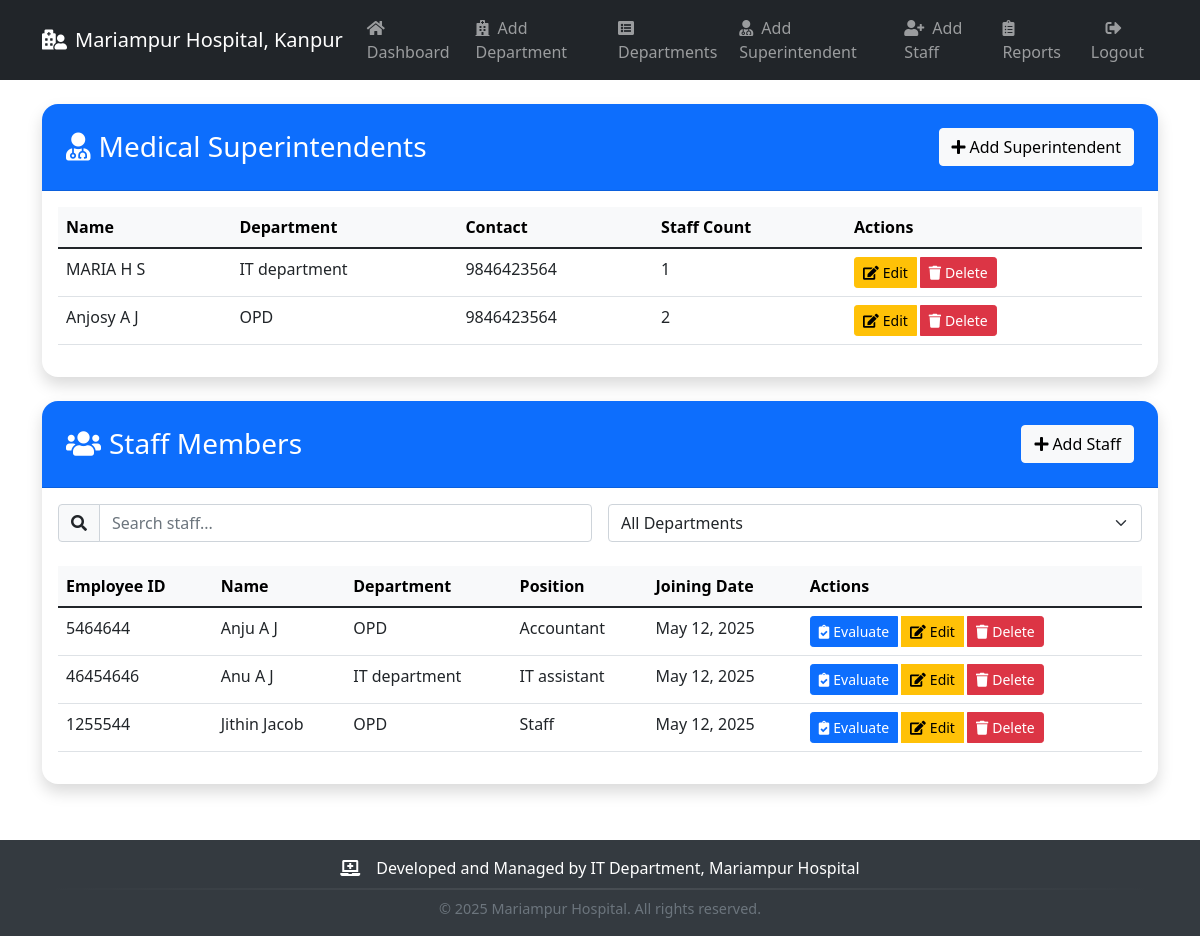
Before: / (signed in) with the older database file.
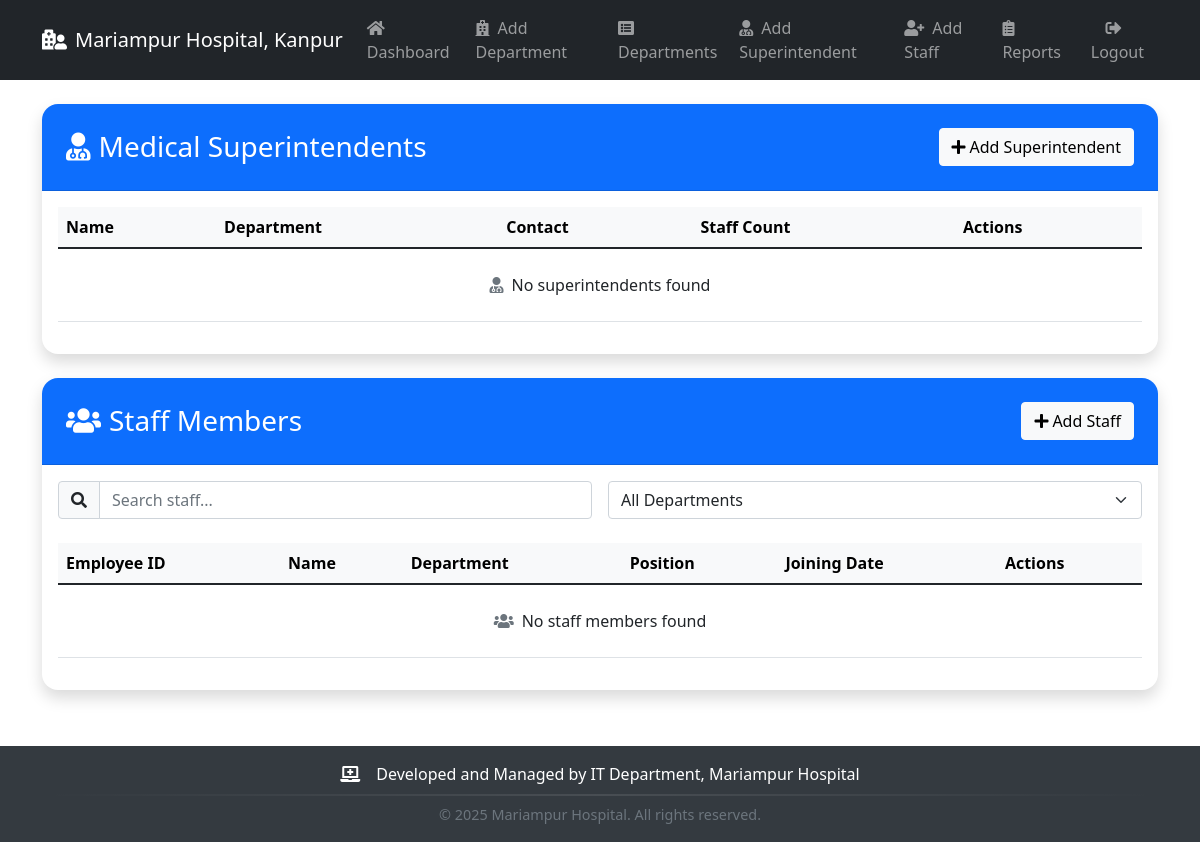
After: the same page with the newer database file.
### staff_monitor/models.py (models this page shows, shortened)
class MedicalSuperintendent(models.Model):
    user = models.OneToOneField(User, on_delete=models.CASCADE)
    department = models.ForeignKey(Department, on_delete=models.PROTECT)
    contact_number = models.CharField(max_length=15)
    managed_staff = models.ManyToManyField('Staff', related_name='supervisors', blank=True)

class Department(models.Model):
    name = models.CharField(max_length=100, unique=True)
    created_at = models.DateTimeField(auto_now_add=True)
    class Meta:
        ordering = ['name']

class Staff(models.Model):
    user = models.OneToOneField(User, on_delete=models.CASCADE)
    employee_id = models.CharField(max_length=20, unique=True)
    department = models.ForeignKey(Department, on_delete=models.PROTECT)
    position = models.CharField(max_length=100)
    joining_date = models.DateField()

### staff_monitor/views.py (the view, shortened to what this page needs)
# urls.py: path('', views.dashboard, name='dashboard'),
@login_required
def dashboard(request):
    if request.user.is_staff:
        staff_list = Staff.objects.all()
        superintendents = MedicalSuperintendent.objects.all()
        departments = Department.objects.all()
        for superintendent in superintendents:
            superintendent.staff_count = Staff.objects.filter(department=superintendent.department).count()
    return render(request, 'staff_monitor/dashboard.html', {
        'staff_list': staff_list,
        'superintendents': superintendents,
        'departments': departments
    })

### staff_monitor/templates/staff_monitor/dashboard.html (shortened to what this page needs)
{% extends 'staff_monitor/base.html' %}
{% block content %}
<div class="row mb-4">
    {% if user.is_staff %}
    <div class="col-12 mb-4">
        <div class="card">
            <div class="card-header bg-primary text-white d-flex justify-content-between align-items-center">
                <h3 class="mb-0">
                    <i class="fas fa-user-md me-2"></i>Medical Superintendents
                </h3>
                <a href="{% url 'add_superintendent' %}" class="btn btn-light">
                    <i class="fas fa-plus me-1"></i>Add Superintendent
                </a>
            </div>
            <div class="card-body">
                <div class="table-responsive">
                    <table class="table table-hover">
                        <thead class="table-light">
                            <tr>
                                <th>Name</th>
                                <th>Department</th>
                                <th>Contact</th>
                                <th>Staff Count</th>
                                <th>Actions</th>
                            </tr>
                        </thead>
                        <tbody>
                            {% for superintendent in superintendents %}
                            <tr>
                                <td>{{ superintendent.user.get_full_name }}</td>
                                <td>{{ superintendent.department.name }}</td>
                                <td>{{ superintendent.contact_number }}</td>
                                <td>{{ superintendent.staff_count }}</td>
                                <td>
                                    <div class="btn-group">
                                        <a href="{% url 'edit_superintendent' superintendent.id %}" class="btn btn-warning btn-sm">
                                            <i class="fas fa-edit me-1"></i>Edit
                                        </a>
                                        <button class="btn btn-danger btn-sm" data-bs-toggle="modal" data-bs-target="#deleteSuperintendentModal{{ superintendent.id }}">
                                            <i class="fas fa-trash me-1"></i>Delete
                                        </button>
                                    </div>
                                </td>
                            </tr>
                            {% empty %}
                            <tr>
                                <td colspan="5" class="text-center py-4">
                                    <i class="fas fa-user-md text-muted me-2"></i>No superintendents found
                                </td>
                            </tr>
                            {% endfor %}
                        </tbody>
                    </table>
                </div>
            </div>
        </div>
    </div>
    {% endif %}
    <div class="col-12">
        <div class="card">
            <div class="card-header bg-primary text-white d-flex justify-content-between align-items-center">
                <h3 class="mb-0">
                    <i class="fas fa-users me-2"></i>Staff Members
                </h3>
                {% if user.is_staff %}
                <a href="{% url 'add_staff' %}" class="btn btn-light">
                    <i class="fas fa-plus me-1"></i>Add Staff
                </a>
                {% endif %}
            </div>
            <div class="card-body">
                <div class="row g-3 mb-4">
                    <div class="col-md-6">
                        <div class="input-group">
                            <span class="input-group-text bg-light">
                                <i class="fas fa-search"></i>
                            </span>
                            <input type="text" id="staffSearch" class="form-control" placeholder="Search staff...">
                        </div>
                    </div>
                    <div class="col-md-6">
                        <select id="departmentFilter" class="form-select">
                            <option value="">All Departments</option>
                        </select>
                    </div>
                </div>
                <div class="table-responsive">
                    <table class="table table-hover">
                        <thead class="table-light">
                            <tr>
                                <th>Employee ID</th>
                                <th>Name</th>
                                <th>Department</th>
                                <th>Position</th>
                                <th>Joining Date</th>
                                <th>Actions</th>
                            </tr>
                        </thead>
                        <tbody>
                            {% for staff in staff_list %}
                            <tr>
                                <td>{{ staff.employee_id }}</td>
                                <td>{{ staff.user.get_full_name }}</td>
                                <td>{{ staff.department.name }}</td>
                                <td>{{ staff.position }}</td>
                                <td>{{ staff.joining_date|date:"M d, Y" }}</td>
                                <td>
                                    <div class="btn-group">
                                        <a href="{% url 'performance_form' staff.id %}" class="btn btn-primary btn-sm">
                                            <i class="fas fa-clipboard-check me-1"></i>Evaluate
                                        </a>
                                        <a href="{% url 'edit_staff' staff.id %}" class="btn btn-warning btn-sm">
                                            <i class="fas fa-edit me-1"></i>Edit
                                        </a>
                                        <button class="btn btn-danger btn-sm" data-bs-toggle="modal" data-bs-target="#deleteStaffModal{{ staff.id }}">
                                            <i class="fas fa-trash me-1"></i>Delete
                                        </button>
                                    </div>
                                </td>
                            </tr>
                            {% empty %}
                            <tr>
                                <td colspan="6" class="text-center py-4">
                                    <i class="fas fa-users text-muted me-2"></i>No staff members found
                                </td>
                            </tr>
                            {% endfor %}
                        </tbody>
                    </table>
                </div>
            </div>
        </div>
    </div>
</div>
{% endblock %}

### staff_monitor/templates/staff_monitor/base.html (shortened to what this page needs)
<!DOCTYPE html>
<html lang="en">
<head>
    <link href="https://cdn.jsdelivr.net/npm/bootstrap@5.1.3/dist/css/bootstrap.min.css" rel="stylesheet">
    <link href="https://cdnjs.cloudflare.com/ajax/libs/font-awesome/5.15.4/css/all.min.css" rel="stylesheet">
</head>
<body>
    <nav class="navbar navbar-expand-lg navbar-dark bg-dark">
        <div class="container">
            <a class="navbar-brand" href="{% url 'dashboard' %}">
                <i class="fas fa-hospital-user me-2"></i>Mariampur Hospital, Kanpur
            </a>
            {% if user.is_authenticated %}
            <div class="collapse navbar-collapse" id="navbarNav">
                <ul class="navbar-nav ms-auto">
                    <li class="nav-item">
                        <a class="nav-link" href="{% url 'dashboard' %}">
                            <i class="fas fa-home me-2"></i>Dashboard
                        </a>
                    </li>
                    {% if user.is_staff %}
                    <li class="nav-item">
                        <a class="nav-link" href="{% url 'add_department' %}">
                            <i class="fas fa-hospital me-2"></i>Add Department
                        </a>
                    </li>
                    <li class="nav-item">
                        <a class="nav-link" href="{% url 'department_list' %}">
                            <i class="fas fa-list-alt me-2"></i>Departments
                        </a>
                    </li>
                    <li class="nav-item">
                        <a class="nav-link" href="{% url 'add_superintendent' %}">
                            <i class="fas fa-user-md me-2"></i>Add Superintendent
                        </a>
                    </li>
                    <li class="nav-item">
                        <a class="nav-link" href="{% url 'add_staff' %}">
                            <i class="fas fa-user-plus me-2"></i>Add Staff
                        </a>
                    </li>
                    <li class="nav-item">
                        <a class="nav-link" href="{% url 'report_list' %}">
                            <i class="fas fa-clipboard-list me-2"></i>Reports
                        </a>
                    </li>
                    {% endif %}
                    <li class="nav-item">
                        <form method="post" action="{% url 'logout' %}">
                            <button type="submit" class="nav-link logout-btn" style="background: none; border: none;">
                                <i class="fas fa-sign-out-alt me-2"></i>Logout
                            </button>
                        </form>
                    </li>
                </ul>
            </div>
            {% endif %}
        </div>
    </nav>
    <div class="content-wrapper">
        <div class="container mt-4">
            {% block content %}
            {% endblock %}
        </div>
    </div>
    <footer class="footer">
        <div class="container">
            <div class="footer-content text-center">
                <i class="fas fa-laptop-medical me-2"></i>
                <span>Developed and Managed by IT Department, Mariampur Hospital</span>
            </div>
            <div class="footer-divider"></div>
            <div class="text-center text-muted" style="font-size: 0.9rem;">
                <span>&copy; {% now "Y" %} Mariampur Hospital. All rights reserved.</span>
            </div>
        </div>
    </footer>
</body>
</html>

### staff_monitor/templates/staff_monitor/base.html (style rules this page uses)
body { display: flex; flex-direction: column; min-height: 100vh; }
.content-wrapper { flex: 1 0 auto; }
.footer { flex-shrink: 0; background-color: #343a40; color: #ffffff; padding: 1rem 0; margin-top: 2rem; }
.footer-content { display: flex; align-items: center; justify-content: center; gap: 0.5rem; }
.footer-divider { width: 100%; height: 2px; background: linear-gradient(to right, transparent, #ffffff, transparent); margin: 0.5rem 0; opacity: 0.1; }

### staff_monitor/templates/staff_monitor/dashboard.html (style rules this page uses)
.card { border-radius: 1rem; border: none; box-shadow: 0 0.5rem 1rem rgba(0, 0, 0, 0.15); }
.card-header { border-top-left-radius: 1rem !important; border-top-right-radius: 1rem !important; padding: 1.5rem; }
.table th { font-weight: 600; }

Changed rows visible on the page:
removed MedicalSuperintendent: user.get_full_name "MARIA H S", department.name "IT department", contact_number "9846423564", staff_count "1"
removed MedicalSuperintendent: user.get_full_name "Anjosy A J", department.name "OPD", contact_number "9846423564", staff_count "2"
removed Staff: employee_id "5464644", user.get_full_name "Anju A J", department.name "OPD", position "Accountant", joining_date "May 12, 2025"
removed Staff: employee_id "46454646", user.get_full_name "Anu A J", department.name "IT department", position "IT assistant", joining_date "May 12, 2025"
removed Staff: employee_id "1255544", user.get_full_name "Jithin Jacob", department.name "OPD", position "Staff", joining_date "May 12, 2025"
Other visible differences:
text now shown: "No superintendents found No staff members found"
